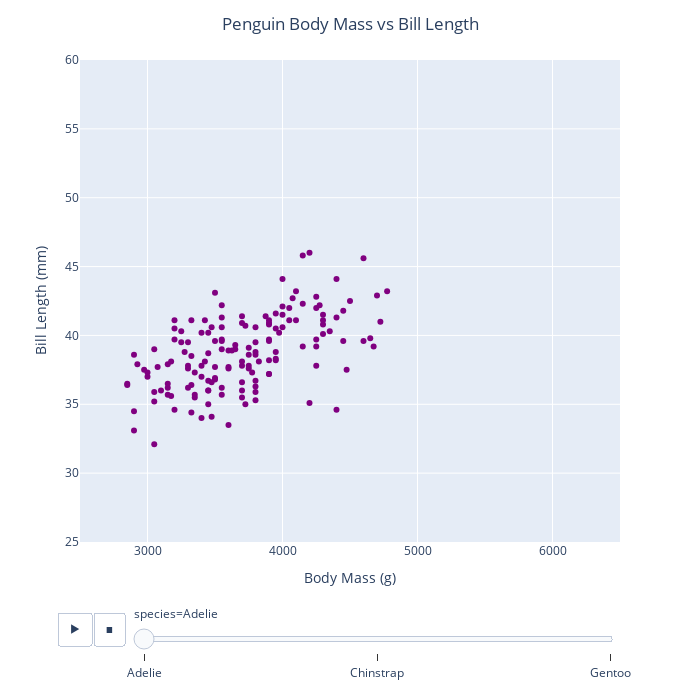

The notebook cell this image was saved under:
### Code cell
fig = px.scatter(penguins, x = "body_mass_g", y = "bill_length_mm",
 animation_frame = 'species', #changed animation based on species
  range_x=[2500,6500], #change x axis range
range_y = [25,60],#change y axis range 
color_discrete_sequence=['purple']) #change color to purple
fig.update_layout(title={"text": "Penguin Body Mass vs Bill Length", "x": 0.5},
 xaxis_title=" Body Mass (g)", yaxis_title = "Bill Length (mm)")
fig.update_layout(autosize = False, #manually set size
 width=700, height = 700) #set width and height

fig.show()

### Figure 1 — Plotly figure (JSON) as saved in the notebook; plotly's stock layout.template omitted (floating-point values rounded to 4 significant figures; data arrays with more than 128 entries replaced by an {"elided": "..."} marker saying what was removed)
{"data": [{"hovertemplate": "species=Adelie<br>body_mass_g=%{x}<br>bill_length_mm=%{y}<extra></extra>", "legendgroup": "", "marker": {"color": "purple", "symbol": "circle"}, "mode": "markers", "name": "", "orientation": "v", "showlegend": false, "type": "scatter", "x": {"elided": "152 int values"}, "xaxis": "x", "y": {"elided": "152 float values"}, "yaxis": "y"}], "layout": {"autosize": false, "height": 700, "legend": {"tracegroupgap": 0}, "margin": {"t": 60}, "sliders": [{"active": 0, "currentvalue": {"prefix": "species="}, "len": 0.9, "pad": {"b": 10, "t": 60}, "steps": [{"args": [["Adelie"], {"frame": {"duration": 0, "redraw": false}, "fromcurrent": true, "mode": "immediate", "transition": {"duration": 0, "easing": "linear"}}], "label": "Adelie", "method": "animate"}, {"args": [["Chinstrap"], {"frame": {"duration": 0, "redraw": false}, "fromcurrent": true, "mode": "immediate", "transition": {"duration": 0, "easing": "linear"}}], "label": "Chinstrap", "method": "animate"}, {"args": [["Gentoo"], {"frame": {"duration": 0, "redraw": false}, "fromcurrent": true, "mode": "immediate", "transition": {"duration": 0, "easing": "linear"}}], "label": "Gentoo", "method": "animate"}], "x": 0.1, "xanchor": "left", "y": 0, "yanchor": "top"}], "title": {"text": "Penguin Body Mass vs Bill Length", "x": 0.5}, "updatemenus": [{"buttons": [{"args": [null, {"frame": {"duration": 500, "redraw": false}, "fromcurrent": true, "mode": "immediate", "transition": {"duration": 500, "easing": "linear"}}], "label": "&#9654;", "method": "animate"}, {"args": [[null], {"frame": {"duration": 0, "redraw": false}, "fromcurrent": true, "mode": "immediate", "transition": {"duration": 0, "easing": "linear"}}], "label": "&#9724;", "method": "animate"}], "direction": "left", "pad": {"r": 10, "t": 70}, "showactive": false, "type": "buttons", "x": 0.1, "xanchor": "right", "y": 0, "yanchor": "top"}], "width": 700, "xaxis": {"anchor": "y", "domain": [0, 1], "range": [2500, 6500], "title": {"text": " Body Mass (g)"}}, "yaxis": {"anchor": "x", "domain": [0, 1], "range": [25, 60], "title": {"text": "Bill Length (mm)"}}}}
